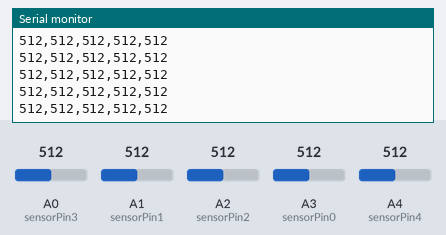
Bench run of a sketch on a simulated Arduino Uno, built with avr-gcc and run on an emulated ATmega328P. Parts: the last lines printed to the serial monitor. The inputs (shaded band) are chosen by the test bench; at power-on: A0 (sensorPin3) = 512, A1 (sensorPin1) = 512, A2 (sensorPin2) = 512, A3 (sensorPin0) = 512, A4 (sensorPin4) = 512.

Above: at 1.2 s.
1.3 s: A0 (sensorPin3) set to 716
At 1.32 s:
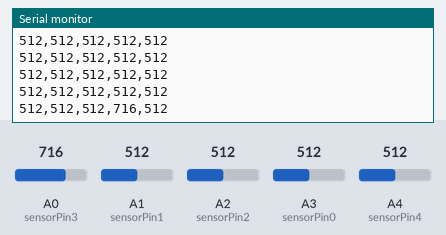
2.8 s: A1 (sensorPin1) set to 716
At 2.85 s:
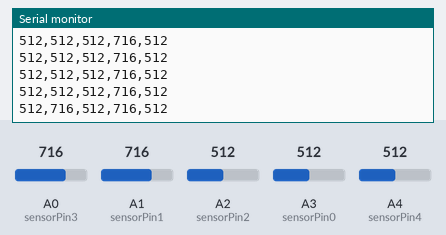
4.3 s: A2 (sensorPin2) set to 716
At 4.37 s:
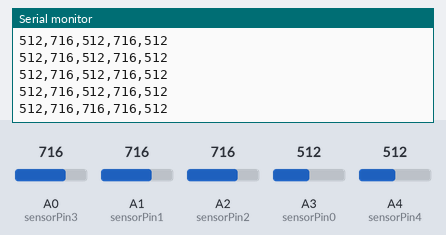
5.8 s: A3 (sensorPin0) set to 716
At 5.89 s:
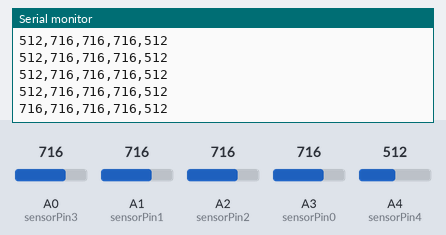
7.3 s: A4 (sensorPin4) set to 716
At 7.31 s:
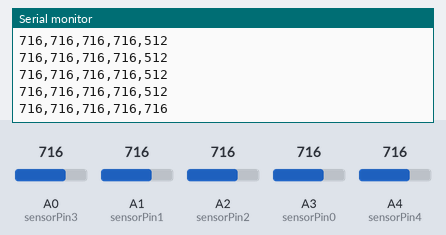
8.8 s: A0 (sensorPin3) set to 992
At 8.83 s:
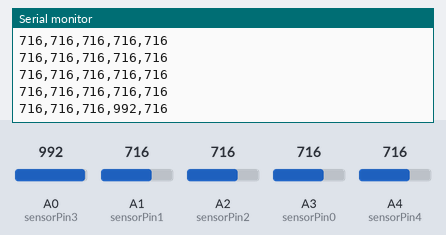
Timing chart, 0 to 11.3 s (numbered marks = the images above; inputs shaded):
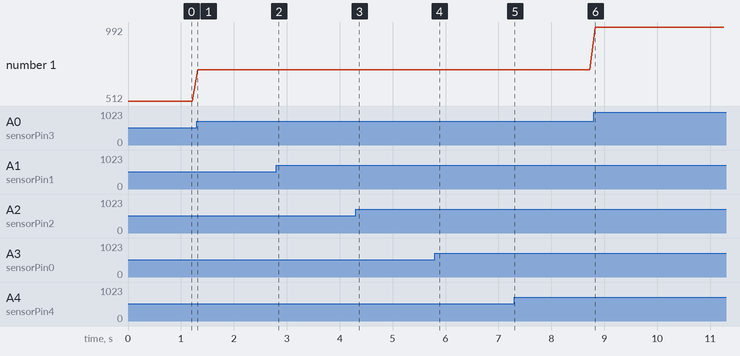

Measured:
- after the input at 1.3 s, the serial monitor: prints a new line at once (image 1)
- after the input at 2.8 s, the serial monitor: prints a new line at once (image 2)
- after the input at 4.3 s, the serial monitor: prints a new line after 0.06 s (image 3)
- after the input at 5.8 s, the serial monitor: prints a new line after 0.08 s (image 4)
- after the input at 7.3 s, the serial monitor: prints a new line at once (image 5)
- after the input at 8.8 s, the serial monitor: prints a new line at once (image 6)
- plotted number 1: 512 → 716 after the input at 1.3 s, 716 → 992 after the input at 8.8 s

The sketch:

monita_test.ino
```cpp
int sensorPin0 = A3;  // 測距センサー
int sensorPin1 = A1;  // フォトリフレクタ (スライド扉)
int sensorPin2 = A2;  // フォトリフレクタ (O->Iゲート)
int sensorPin3 = A0;  // 光センサー
int sensorPin4 = A4;  // 焦電センサー

void setup() {
  Serial.begin(115200);  // シリアル通信開始
}

void loop() {
  int sensorValue0 = analogRead(sensorPin0);  // 0〜1023
  int sensorValue1 = analogRead(sensorPin1);  // 0〜1023
  int sensorValue2 = analogRead(sensorPin2);  // 0〜1023
  int sensorValue3 = analogRead(sensorPin3);  // 0〜1023
  int sensorValue4 = analogRead(sensorPin4);  // 0〜1023

  // 例: 123,456,789,234,512
  Serial.print(sensorValue0);
  Serial.print(",");
  Serial.print(sensorValue1);
  Serial.print(",");
  Serial.print(sensorValue2);
  Serial.print(",");
  Serial.print(sensorValue3);
  Serial.print(",");
  Serial.println(sensorValue4);

  delay(100);  // 0.1秒ごと
}
```
